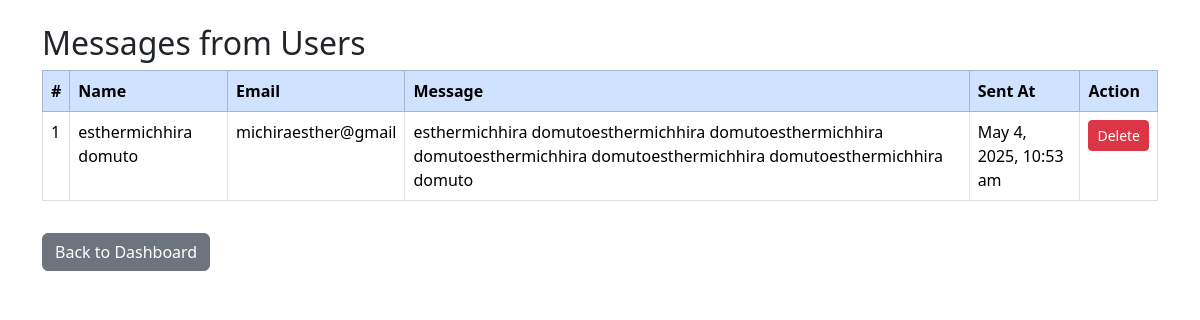
Page /manage_messages.php (signed in) on the committed database.
### tables this page shows
CREATE TABLE `messages` (
  `id` int(11) NOT NULL,
  `name` varchar(100) NOT NULL,
  `email` varchar(100) NOT NULL,
  `message` text NOT NULL,
  `created_at` timestamp NOT NULL DEFAULT current_timestamp()
);

### manage_messages.php (the view, shortened to what this page needs)
<?php
include 'db.php';
$result = $conn->query("SELECT * FROM messages ORDER BY created_at DESC");
?>
<!DOCTYPE html>
<html>
<head>
    <link href="https://cdn.jsdelivr.net/npm/bootstrap@5.3.3/dist/css/bootstrap.min.css" rel="stylesheet">
</head>
<body>
<div class="container py-4">
    <h2>Messages from Users</h2>
    <?php if ($result->num_rows == 0): ?>
        <div class="alert alert-info">No messages found.</div>
    <?php else: ?>
        <table class="table table-bordered table-hover">
            <thead class="table-primary">
                <tr>
                    <th>#</th>
                    <th>Name</th>
                    <th>Email</th>
                    <th>Message</th>
                    <th>Sent At</th>
                    <th>Action</th>
                </tr>
            </thead>
            <tbody>
                <?php while ($msg = $result->fetch_assoc()): ?>
                    <tr>
                        <td><?= $msg['id'] ?></td>
                        <td><?= htmlspecialchars($msg['name']) ?></td>
                        <td><?= htmlspecialchars($msg['email']) ?></td>
                        <td><?= nl2br(htmlspecialchars($msg['message'])) ?></td>
                        <td><?= date("F j, Y, g:i a", strtotime($msg['created_at'])) ?></td>
                        <td>
                            <button onclick="confirmDelete(<?= $msg['id'] ?>)" class="btn btn-sm btn-danger">Delete</button>
                        </td>
                    </tr>
                <?php endwhile; ?>
            </tbody>
        </table>
    <?php endif; ?>
    <a href="dashboard.php" class="btn btn-secondary mt-3">Back to Dashboard</a>
</div>
</body>
</html>

### rows in the picture
messages: id "1", name "esthermichhira domuto", email "michiraesther@gmail", message "esthermichhira domutoesthermichhira domutoesthermichhira domutoesthermichhira domutoesthermichhira domutoesthermichhira domuto", created_at "May 4, 2025, 10:53 am"
